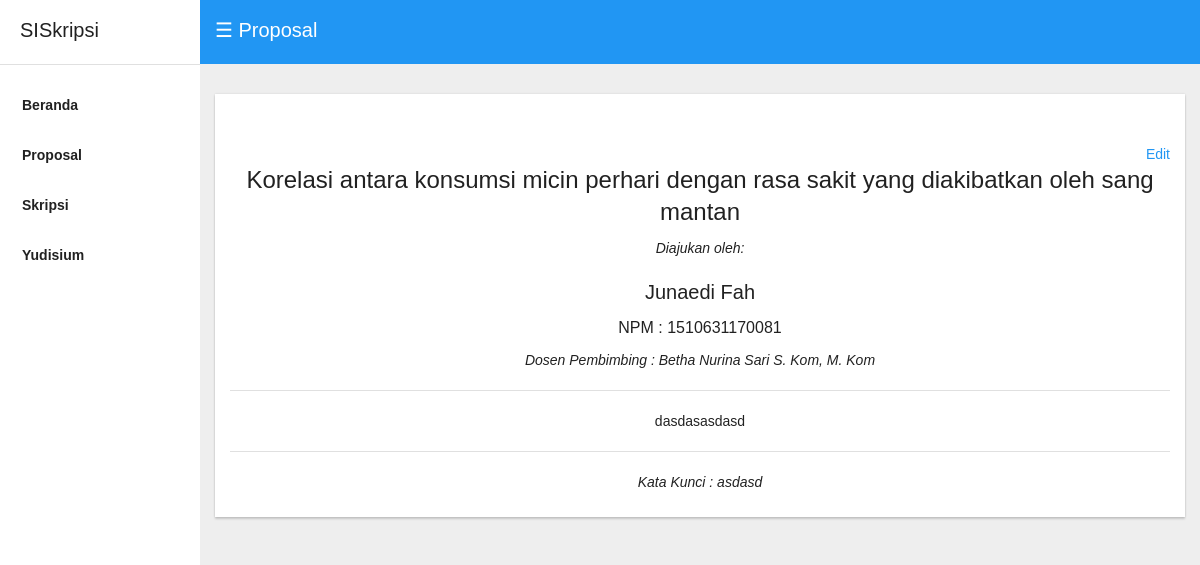
The page /proposal/ (signed in) on the database as committed earlier.
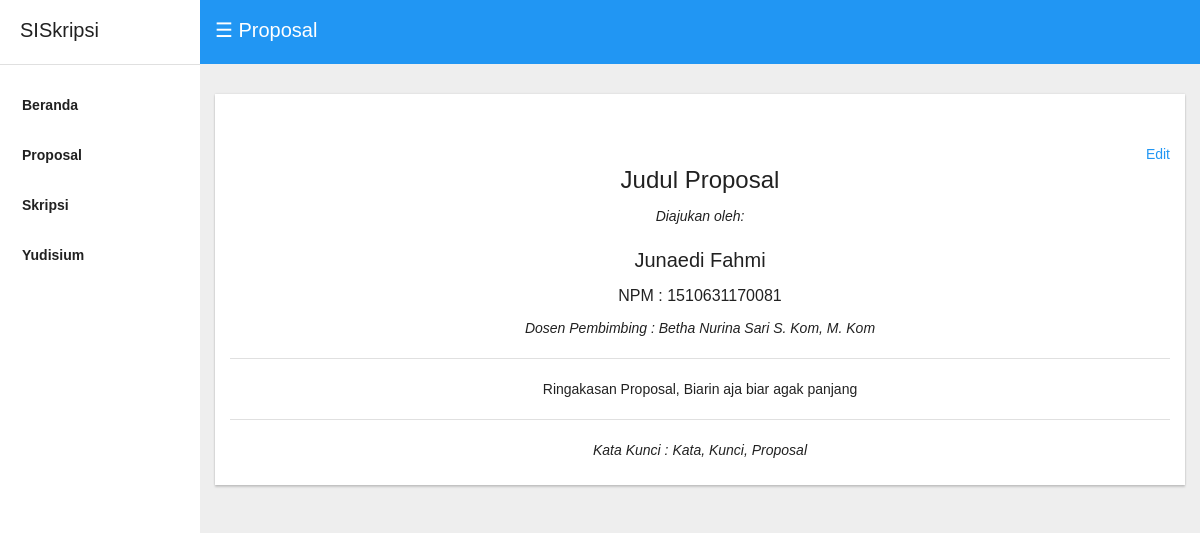
The same page on the database as committed later.
### proposal/models.py (models this page shows, shortened)
class Proposal(md.Model):
    akun = models.OneToOneField(User,
                                on_delete=models.CASCADE,
                                related_name="mhsAkun", blank=True)
    judul = models.TextField(max_length=500, unique=True)
    katakunci = models.TextField(max_length=500)
    ringkasan = models.TextField(max_length=1000)
    dospem = models.ForeignKey(Dosen, on_delete=models.DO_NOTHING, blank=True)
    lolos = models.BooleanField(default=False)

### base/models.py (models this page shows, shortened)
class Mahasiswa(models.Model):
    akunMhs = models.OneToOneField(User,
                                   on_delete=models.CASCADE,
                                   related_name='akunMhs')
    npm = models.CharField(max_length=14, unique=True)
    posisi = models.CharField(max_length=1, default='A')

class Dosen(models.Model):
    akunDsn = models.OneToOneField(User,
                                   on_delete=models.CASCADE,
                                   related_name="akunDsn")
    nidn = models.CharField(max_length=10, unique=True)
    gelar = models.CharField(max_length=25,
                             default="M. Kom"
                             )
    def __str__(self):
        return self.akunDsn.first_name + " " + self.akunDsn.last_name

### proposal/views.py (the view, shortened to what this page needs)
class Index(View):
	template_name = 'indexproposal.html'
	context = {}
	def get(self, request):
		form = FormProposal(None)
		self.context.update({
			'user': Mahasiswa.objects.get(akunMhs=request.user),
			'form': form
			})
		try:
			prop = Proposal.objects.get(akun=request.user)
			self.context.update({
				'prop': prop
				})
		except Proposal.DoesNotExist:
			pass
		finally:
			return render(request, self.template_name, self.context)

### proposal/templates/indexproposal.html (shortened to what this page needs)
{%extends "base.html"%}
{% block judul %} Proposal {%endblock%}
{%block content%}
{% if prop is None %}
    {% include 'proposal/proposal_form.html' %}
{% else %}
<div>
    <div class="mui-panel" style="padding-top: 50px; text-align: center;">
        <a href="{% url 'proposal:edit' prop.pk %}" class="mui--pull-right"> Edit </a>
        <h2> {{ prop.judul }} </h2>
        <i> Diajukan oleh: </i>
        <h3>
            {{ user.akunMhs.first_name }} {{ user.akunMhs.last_name }}
        </h3>
        <h4> NPM : {{ user.npm }} </h4>
        <i> Dosen Pembimbing : {{ prop.dospem }} {{ prop.dospem.gelar }}</i>
        <hr>
        <p> {{ prop.ringkasan }} </p>
        <hr>
        <i> <p>Kata Kunci : {{ prop.katakunci }}</p></i>
    </div>
</div>
{% endif %}
{%endblock%}

### base/templates/base.html (shortened to what this page needs)
{% load staticfiles%}
<!doctype html>
<html>
  <head>
    <link href="{% static 'mui/css/mui.min.css' %}" rel="stylesheet" type="text/css" />
    <link href="{% static 'mui/side/style.css' %}" rel="stylesheet" type="text/css" />
  </head>
  <body>
    <div id="sidedrawer" class="mui--no-user-select">
      <div id="sidedrawer-brand" class="mui--appbar-line-height">
        <span class="mui--text-title">SISkripsi</span>
      </div>
      <div class="mui-divider">
      </div>
      <ul>
        <li>
           <strong>Beranda</strong>
        </li>
        <li>
          <strong>Proposal</strong>
        </li>
        <li>
          <strong>Skripsi</strong>
        </li>
        <li>
          <strong>Yudisium</strong>
        </li>
      </ul>
    </div>
    <header id="header">
      <div class="mui-appbar mui--appbar-line-height">
        <div class="mui-container-fluid">
          <a class="sidedrawer-toggle mui--hidden-xs mui--hidden-sm js-hide-sidedrawer">☰ <span style="text-align: center; font-size: 32;">{% block judul %}  etaaa  {% endblock %}</span> </a>
        </div>
      </div>
    </header>
    <div id="content-wrapper" style=" padding-top: 30px ">
      <div class="mui--appbar-height"></div>
      <div class="mui-container-fluid">
        {% block content %}{% endblock %}
      </div>
    </div>
  </body>
</html>

### base/static/mui/side/style.css (style rules this page uses)
html, body { height: 100%; background-color: #eee; }
html, body, input, textarea, buttons { -webkit-font-smoothing: antialiased; -moz-osx-font-smoothing: grayscale; text-shadow: 1px 1px 1px rgba(0, 0, 0, 0.004); }
#header { position: fixed; top: 0; right: 0; left: 0; z-index: 2; transition: left 0.2s; }
#sidedrawer { position: fixed; top: 0; bottom: 0; width: 200px; left: -200px; overflow: auto; z-index: 2; background-color: #fff; transition: transform 0.2s; }
#content-wrapper { min-height: 100%; overflow-x: hidden; margin-left: 0px; transition: margin-left 0.2s; box-sizing: border-box; margin-bottom: -160px; padding-bottom: 160px; }
@media (min-width: 768px) { #header { left: 200px; } }
@media (min-width: 768px) { #sidedrawer { transform: translate(200px); } }
@media (min-width: 768px) { #content-wrapper { margin-left: 200px; } }
.sidedrawer-toggle { color: #fff; cursor: pointer; font-size: 20px; line-height: 20px; margin-right: 10px; }
#sidedrawer-brand { padding-left: 20px; }
#sidedrawer ul { list-style: none; }
#sidedrawer > ul { padding-left: 0px; }
#sidedrawer > ul > li:first-child { padding-top: 15px; }
#sidedrawer strong { display: block; padding: 15px 22px; cursor: pointer; }

Rows that differ between the two databases and show on the page:
removed Proposal: judul "Korelasi antara konsumsi micin perhari dengan rasa sakit yang diakibatkan oleh sang mantan", dospem "Betha Nurina Sari", dospem.gelar "S. Kom, M. Kom", ringkasan "dasdasasdasd", katakunci "asdasd"
now on this page (row edited): Proposal: judul "Judul Proposal", dospem "Betha Nurina Sari", dospem.gelar "S. Kom, M. Kom", ringkasan "Ringakasan Proposal, Biarin aja biar agak panjang", katakunci "Kata, Kunci, Proposal"
changed through a linked row, Mahasiswa "Junaedi": akunMhs.last_name "Fah" → "Fahmi"
